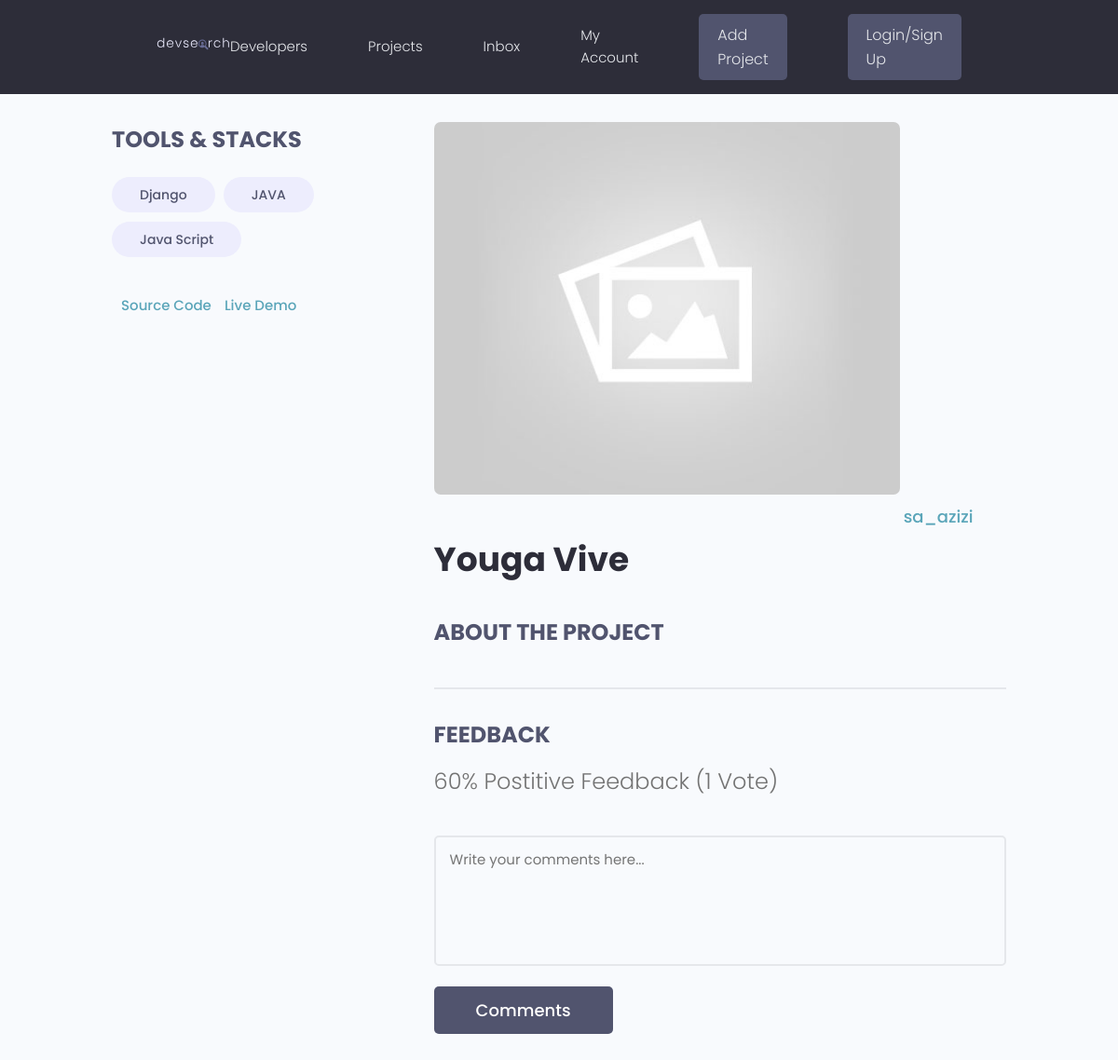
Page /project/12f40e33-539e-4917-b6be-6d06cb00bcf7 on the committed database.
### projects/models.py (models this page shows, shortened)
class Tag(models.Model):
    name = models.CharField(max_length=200)
    created = models.DateTimeField(auto_now_add=True)
    id = models.UUIDField(default=uuid.uuid4,unique=True,
                          primary_key=True, editable=False)
    def __str__(self):
        return self.name

class Project(models.Model):
    owner = models.ForeignKey(Profile, null=True, blank=True, on_delete=models.CASCADE)
    title = models.CharField(max_length=200)
    description = models.TextField(null=True, blank=True)
    demo_link = models.CharField(max_length=2000, null=True, blank=True)
    source_link = models.CharField(max_length=2000, null=True, blank=True)
    feautured_image = models.ImageField(default='default.jpg', blank=True,null=True)
    tags = models.ManyToManyField('Tag',blank=True)
    vote_total = models.IntegerField(default=0, null=True, blank=True)
    vote_ratio = models.IntegerField(default=0, null=True, blank=True)
    created = models.DateTimeField(auto_now_add=True)
    id = models.UUIDField(default=uuid.uuid4, unique=True,
                          primary_key=True , editable=False)
    class Meta:
        ordering = ['-created']

### users/models.py (models this page shows)
class Profile(models.Model):
    user = models.OneToOneField(User, on_delete=models.CASCADE,null=True, blank=True )
    name = models.CharField(max_length=200, blank=True, null=True)
    email = models.EmailField(null=True, blank=True)
    username = models.CharField(max_length=200,null=True, blank=True)
    short_intro = models.CharField(max_length=200, blank=True, null=True)
    bio = models.TextField(null=True, blank=True)
    location = models.CharField(max_length=200,blank=True, null=True)
    profile_image = models.ImageField(default='profiles/user-default.jpg',null=True,blank=True, upload_to='profiles/')
    social_github = models.CharField(max_length=200, blank=True, null=True)
    social_twitter =  models.CharField(max_length=200, blank=True, null=True)
    social_linkedin =  models.CharField(max_length=200, blank=True, null=True)
    social_youtube =  models.CharField(max_length=200, blank=True, null=True)
    social_website =  models.CharField(max_length=200, blank=True, null=True)
    created = models.DateTimeField(auto_now_add=True)
    id = models.UUIDField(default=uuid.uuid4, unique=True,
                          primary_key=True, editable=False)
    def __str__(self):
        return str(self.username)
    class Meta:
        ordering =["created"]

### projects/views.py (the view)
# urls.py: path('project/<str:pk>',views.project, name='project'),
def project(request, pk):
    projectObj = Project.objects.get(id=pk)
    context={
        'projectObj':projectObj,
    }
    return render(request, 'projects/single-project.html', context)

### projects/templates/projects/single-project.html (shortened to what this page needs)
{% extends 'main.html' %}
{% block content%}
  <main class="singleProject my-md">
    <div class="container">
      <div class="layout">
        <div class="column column--1of3">
          <h3 class="singleProject__subtitle">Tools & Stacks</h3>
          <div class="singleProject__toolStack">
              {% for tag in projectObj.tags.all %}
            <span class="tag tag--pill tag--sub tag--lg">
              <small>{{ tag }}</small>
            </span>
            {% endfor %}
          </div>
        {% if projectObj.source_link %}
          <a class="singleProject__liveLink" href="{{ projectObj.source_link }}"
             target="_blank">Source Code
          </a>
        {% endif %}
        {% if projectObj.demo_link %}
          <a class="singleProject__liveLink" href="{{ projectObj.demo_link }}"
             target="_blank">Live Demo
          </a>
        {% endif %}
        </div>
        <div class="column column--2of3">
          <img class="singleProject__preview" style="width:500px" src="{{ projectObj.feautured_image.url }}" alt="portfolio thumbnail" />
          <a href="profile.html" class="singleProject__developer">{{ projectObj.owner }}</a>
          <h2 class="singleProject__title">{{ projectObj.title }}</h2>
          <h3 class="singleProject__subtitle">About the Project</h3>
          <div class="comments">
            <h3 class="singleProject__subtitle">Feedback</h3>
            <h5 class="project--rating">
                {{ projectObj.vote_ratio }}% Postitive Feedback ({{ projectObj.vote_total }}
                Vote{{ projectObj.vote_total | pluralize:"s" }})
            </h5>
            <form class="form" action="#" method="POST">
              <div class="form__field">
                <textarea class="input input--textarea" name="message" id="formInput#textarea"
                  placeholder="Write your comments here..."></textarea>
              </div>
              <input class="btn btn--sub btn--lg" type="submit" value="Comments" />
            </form>
          </div>
        </div>
      </div>
    </div>
  </main>
{% endblock %}

### templates/main.html (shortened to what this page needs)
<!DOCTYPE html>
{% load static %}
<html lang="en">
<head>
  <link rel="stylesheet" href="https://cdn.iconmonstr.com/1.3.0/css/iconmonstr-iconic-font.min.css" />
  <link rel="stylesheet" href="{% static 'uikit/styles/uikit.css' %}" />
  <link rel="stylesheet" href="{% static 'styles/app.css' %}" />
</head>
<body>
{% include 'navbar.html' %}
    {% block content %}
    {% endblock %}
</body>
</html>

### templates/navbar.html (shortened to what this page needs)
{% load static %}
  <header class="header">
    <div class="container container--narrow">
      <a href="{% url 'projects:projects' %}" class="header__logo">
        <img src="{% static 'images/logo.svg' %}" alt="DevSearch Logo" />
      </a>
      <nav class="header__nav">
        <ul class="header__menu">
          <li class="header__menuItem"><a href="{% url 'users:profiles' %}">Developers</a></li>
          <li class="header__menuItem"><a href="{% url 'projects:projects'%}">Projects</a></li>
          <li class="header__menuItem"><a href="">Inbox</a></li>
          <li class="header__menuItem"><a href="{% url 'users:account'  %}">My Account</a></li>
          <li class="header__menuItem"><a href="{% url 'projects:create-project' %}" class="btn btn--sub">Add Project</a></li>
            {% if user.is_authenticated %}
          <li class="header__menuItem"><a href="{% url 'users:logout' %}" class="btn btn--sub">Logout</a></li>
          {% else %}
          <li class="header__menuItem"><a href="{% url 'users:login' %}" class="btn btn--sub">Login/Sign Up</a></li>
            {% endif %}
        </ul>
      </nav>
    </div>
  </header>

### static/styles/app.css (style rules this page uses)
:root { --color-sub: #2d2d39; }
.btn--sub { background-color: var(--color-sub-light); }
img { width: 100%; }
.header { position: sticky; z-index: 111; background-color: var(--color-sub); padding: 1.5rem 0; }
.header > .container { display: flex; justify-content: space-between; align-items: center; }
.header__logo > img { height: 3.8rem; }
.header__nav > ul { display: inline-flex; align-items: center; list-style: none; gap: 6.5rem; }
.header__menuItem > a { color: var(--color-light); font-weight: 300; }
.singleProject .column--1of3 { order: 2; }
@media screen and (min-width: 1081px) { .singleProject .column--1of3 { order: 1; } }
@media screen and (min-width: 1081px) { .singleProject .column--2of3 { order: 2; } }
.singleProject__toolStack { margin-top: 2rem; margin-bottom: 4rem; }
.singleProject__liveLink { font-weight: 500; transition: all 0.3s ease-in-out; border-bottom: 2px solid transparent; }
.singleProject__preview { height: 50vh; object-fit: cover; object-position: top center; margin-bottom: 3rem; border-radius: 0.7rem; }
.singleProject__developer { font-size: 1.8rem; font-weight: 500; }
.singleProject__title { font-size: 3.6rem; font-weight: 700; color: var(--color-sub); margin-bottom: 3rem; }
.project--rating { margin-bottom: 1.6em; margin-top: .5em; }
.singleProject__subtitle { text-transform: uppercase; font-size: 2.4rem; font-weight: 700; color: var(--color-sub-light); margin-bottom: 1rem; }
.comments { margin-top: 4rem; padding-top: 3rem; border-top: 2px solid var(--color-light); }

### static/uikit/styles/modules/_variables.css (style rules this page uses)
:root { --color-main: #5aa5b9; --color-main-light: #e6faff; --color-sub: #3f4156; --color-sub-light: #51546e; --color-sub-lighter: #ededfd; --color-text: #737373; --color-gray: #8b8b8b; --color-light: #e5e7eb; --color-light-gray: #767676; --color-bg: #f8fafd; --color-white: #fffefd; --color-white-light: #f3f3f3; --color-success: #359e64; --color-success-bg: #def8e8; --color-error: #fc4b0b; --color-error-bg: #fff2ee; --font-base: 'Poppins', arial, helvetica, 'Segoe UI', roboto, ubuntu, sans-serif; --font-monospace: 'Fira Code', 'Courier New', courier, monospace; --font-regular: 300; --font-medium: 500; --font-bold: 700; --generic-shadow: 1px 1px 5px #00000010; --generic-transition: all 0.3s ease-in-out; }

### static/uikit/styles/modules/_base.css (style rules this page uses)
* { margin: 0; padding: 0; box-sizing: border-box; text-rendering: optimizeLegibility; color: inherit; font-size: inherit; }
html { font-size: 50%; }
@media only screen and (min-width: 480px) { html { font-size: 56.25%; } }
@media only screen and (min-width: 1200px) { html { font-size: 62.5%; } }
body { line-height: 1.6; font-weight: 400; font-size: 1.5rem; color: var(--color-text); background-color: var(--color-bg); min-height: 100vh; }

### static/uikit/styles/modules/_typography.css (style rules this page uses)
* { font-family: var(--font-base); }
h2 { font-size: 3.6rem; font-weight: var(--font-bold); }
h3 { font-size: 3.2rem; font-weight: var(--font-medium); }
h5 { font-size: 2.4rem; font-weight: var(--font-medium); }
h5, h6 { font-weight: var(--font-regular); }
p, span, strong { font-size: 1.6rem; color: var(--color-text); font-weight: var(--font-regular); }
a { padding-bottom: 2px; text-decoration: none; display: inline-block; color: var(--color-main); font-weight: var(--font-medium); }

### static/uikit/styles/modules/_utilities.css (style rules this page uses)
.container { width: 92%; max-width: 165rem; margin: 0 auto; box-sizing: border-box; }
.container--narrow { width: 92%; max-width: 120rem; }
@media screen and (min-width: 1000px) { .container { width: 90%; } }
@media screen and (min-width: 1000px) { .container--narrow { width: 85%; } }
@media screen and (min-width: 1200px) { .container { width: 80%; } }
@media screen and (min-width: 1200px) { .container--narrow { width: 72%; } }
.my-md { margin: 3rem auto; }

### static/uikit/styles/modules/_button.css (style rules this page uses)
.btn { display: inline-block; position: relative; cursor: pointer; background-color: var(--color-light); font-weight: var(--font-medium); color: var(--color-sub); text-decoration: none; padding: 1rem 2rem; border-radius: 0.5rem; border: none; width: -webkit-fit-content; width: -moz-fit-content; width: fit-content; height: -webkit-fit-content; height: -moz-fit-content; height: fit-content; font-size: 1.6rem; outline-width: 0; outline-color: transparent; -webkit-backface-visibility: hidden; backface-visibility: hidden; transition: all 0.3s ease-in-out; }
.btn--sub { background-color: var(--color-sub); color: var(--color-white); }
.btn--lg { font-size: 1.8rem; padding: 1.2rem 4.5rem; }

### rows in the picture
Tag: name "Django"
Tag: name "JAVA"
Tag: name "Java Script"
Project: feautured_image (placeholder picture), owner "sa_azizi", title "Youga Vive", vote_ratio "60", vote_total "1"
